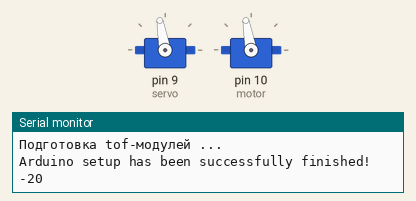
Simulated run of this sketch. Board: Arduino Uno, built with avr-gcc and run on an emulated ATmega328P. Parts: 2 × servo, the last lines printed to the serial monitor.

Above: at 0.5 s.
At 20.15 s:
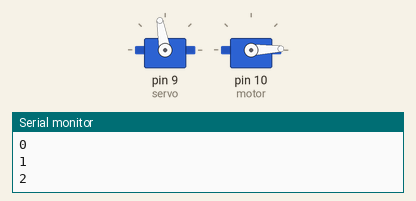
At 36.36 s:
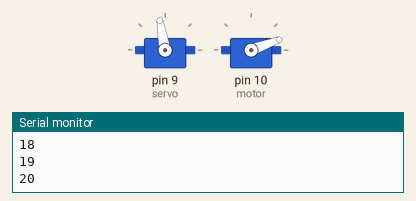
At 39.76 s:
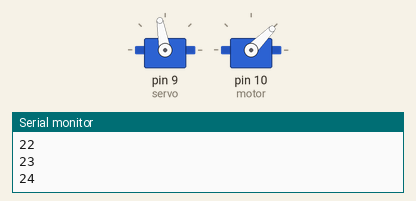
Timing chart, 0 to 40.0 s (numbered marks = the images above):
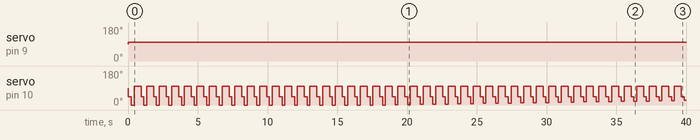

Measured:
- by itself, servo on pin 9 (servo): 90° → 100° at 0.03 s
- by itself, servo on pin 10 (motor): ramps from 100° to 0° and jumps back, once every 0.90 s

The sketch:

rb20210422.ino
```cpp
#include <VL53L0X.h>
#include <Wire.h>
#include <Servo.h>


#define SYSTEM_INTERRUPT_CLEAR       0x0B
#define RESULT_INTERRUPT_STATUS      0x13
#define RESULT_RANGE_STATUS          0x14

#define XSHUT_TOF_1  2
#define XSHUT_TOF_2  3
#define XSHUT_TOF_3  4
#define XSHUT_TOF_4  5

#define TOF_1_ADDR  0x29
#define TOF_2_ADDR  0x2B
#define TOF_3_ADDR  0x2C
#define TOF_4_ADDR  0x2D

#define NEUTRAL -20
#define REVERSE 45

Servo servo, motor;  // создадим объект сервопривода и мотора
VL53L0X tof_1;
VL53L0X tof_2;
VL53L0X tof_3;
VL53L0X tof_4;

bool setup_4_tofs(int timeout);


void setup() {
  servo.attach(9);  // сервопривод на выводе 9
  motor.attach(10);
  Serial.begin(9600);
  while (!Serial) {
    ; // ожидаем подключения монитора порта
  }

  if (setup_4_tofs(1000) != 0) {
    while (1) {}
  }

  Serial.println("Arduino setup has been successfully finished!");
}

int i = 0;
double kp = 0;
int max_distance = 900;
int tof1_distance = 0;
int tof2_distance = 0;
int tof3_distance = 0;
int tof4_distance = 0;
int err = 0;
int sr = 0;

void loop() {
    // читаем данные из первого модуля
    if (0 != (tof_1.readReg(RESULT_INTERRUPT_STATUS) & 0x07)) {
        tof1_distance = tof_1.readReg16Bit(RESULT_RANGE_STATUS + 10);
        tof_1.writeReg(SYSTEM_INTERRUPT_CLEAR, 0x01);
    }

    // читаем данные из второго модуля
    if (0 != (tof_2.readReg(RESULT_INTERRUPT_STATUS) & 0x07)) {
        tof2_distance = tof_2.readReg16Bit(RESULT_RANGE_STATUS + 10);
        tof_2.writeReg(SYSTEM_INTERRUPT_CLEAR, 0x01);
    }

    // читаем данные из третьего модуля
    if (0 != (tof_3.readReg(RESULT_INTERRUPT_STATUS) & 0x07)) {
        tof3_distance = tof_3.readReg16Bit(RESULT_RANGE_STATUS + 10);
        tof_3.writeReg(SYSTEM_INTERRUPT_CLEAR, 0x01);
    }

    // читаем данные из четвертого модуля
    if (0 != (tof_4.readReg(RESULT_INTERRUPT_STATUS) & 0x07)) {
        tof4_distance = tof_4.readReg16Bit(RESULT_RANGE_STATUS + 10);
        tof_4.writeReg(SYSTEM_INTERRUPT_CLEAR, 0x01);
    }

    //Serial.print(tof1_distance); Serial.print(" ");
    //Serial.print(tof2_distance); Serial.print(" ");
    //Serial.print(tof3_distance); Serial.print(" ");
    //Serial.println(tof4_distance);
    err = (tof3_distance - tof2_distance);
    sr = (tof3_distance + tof2_distance)/2;
    kp = 0.03;
    Serial.print(i-20); Serial.println(" ");
    //Serial.println(err);
    //delay(500);
    motor.write(99);
    if (tof2_distance > max_distance){
      servo.write(33);
    }
    if (tof3_distance > max_distance){
          servo.write(147);}

    if ((tof1_distance < max_distance) and (tof4_distance < max_distance)){
      servo.write(100 + err*kp);
      //Serial.println(err*kp);
          }
    if (sr < 200){
      motor.write(REVERSE);
      delay(200);
      motor.write(NEUTRAL+i);
      delay(200);
      motor.write(100);
      delay(500);
      i++;
    }


    //servo.write(35); //полный право
   // servo.write(145); //полный лево


}
bool setup_4_tofs(int timeout) {
  Serial.println("Подготовка tof-модулей ...");

  // чтобы избежать конфликтов адрессации, деактивируем все модули за исключением одного (с него начнем задавать адреса)
  pinMode(XSHUT_TOF_1, OUTPUT);
  pinMode(XSHUT_TOF_2, OUTPUT);
  pinMode(XSHUT_TOF_3, OUTPUT);
//  pinMode(XSHUT_TOF_4, OUTPUT);

  Wire.begin();   // активируем интерфейс I2C, arduino будет мастером

  tof_4.setAddress(TOF_4_ADDR);     // задаем адрес для текущего активного модуля (обязательно должен отличаться от 0x29)
  pinMode(XSHUT_TOF_3, INPUT);      // активируем следующий модуль (у него по умолчанию адрес 0х29, поэтому не забываем его сменить)
  delay(10);                        // выжидаем 10 мс для полной активации
  tof_3.setAddress(TOF_3_ADDR);     // меняем адресс (обязательно должен отличаться от 0x29)
  pinMode(XSHUT_TOF_2, INPUT);      // активируем следующий модуль (у него по умолчанию адрес 0х29, поэтому не забываем его сменить)
  delay(10);                        // выжидаем 10 мс для полной активации
  tof_2.setAddress(TOF_2_ADDR);     // меняем адресс (обязательно должен отличаться от 0x29)
  pinMode(XSHUT_TOF_1, INPUT);      // активируем оставшийся датчик и используем его адрес по умолчанию
  delay(10);

  // назначаем адрес первому модулю, активируем и дожидаемся выхода в рабочий режим
//  tof_1.setAddress(TOF_1_ADDR);
//  pinMode(XSHUT_TOF_1, INPUT);
//  delay(10);

  // назначаем адрес второму модулю, активируем и дожидаемся выхода в рабочий режим
//  tof_2.setAddress(TOF_2_ADDR);
//  pinMode(XSHUT_TOF_2, INPUT);
//  delay(10);

  // назначаем адрес третьему модулю, активируем и дожидаемся выхода в рабочий режим
//  tof_3.setAddress(TOF_3_ADDR);
//  pinMode(XSHUT_TOF_3, INPUT);
//  delay(10);

  // назначаем адрес четвертому модулю, активируем и дожидаемся выхода в рабочий режим
//  tof_4.setAddress(TOF_4_ADDR);
//  pinMode(XSHUT_TOF_4, INPUT);
//  delay(10);

  // задаем таймаут ожидания данных для каждого модуля
  tof_1.setTimeout(timeout);
  tof_2.setTimeout(timeout);
  tof_3.setTimeout(timeout);
  tof_4.setTimeout(timeout);

  //инициализируем модули
  if (tof_1.init() == 0){
    Serial.println("Не удалось обнаружить и инициализировать tof-модуль 1!");
   return 1;
  }

  if (tof_2.init() == 0) {
    Serial.println("Не удалось обнаружить и инициализировать tof-модуль 2!");
    return 1;
  }

  if (tof_3.init() == 0) {
    Serial.println("Не удалось обнаружить и инициализировать tof-модуль 3!");
   return 1;
  }

  if (tof_4.init() == 0) {
    Serial.println("Не удалось обнаружить и инициализировать tof-модуль 4!");
    return 1;
  }

  // запускаем модули в continuius режиме измерений
  tof_1.startContinuous();
  tof_2.startContinuous();
  tof_3.startContinuous();
  tof_4.startContinuous();

  return 0;
}
```
